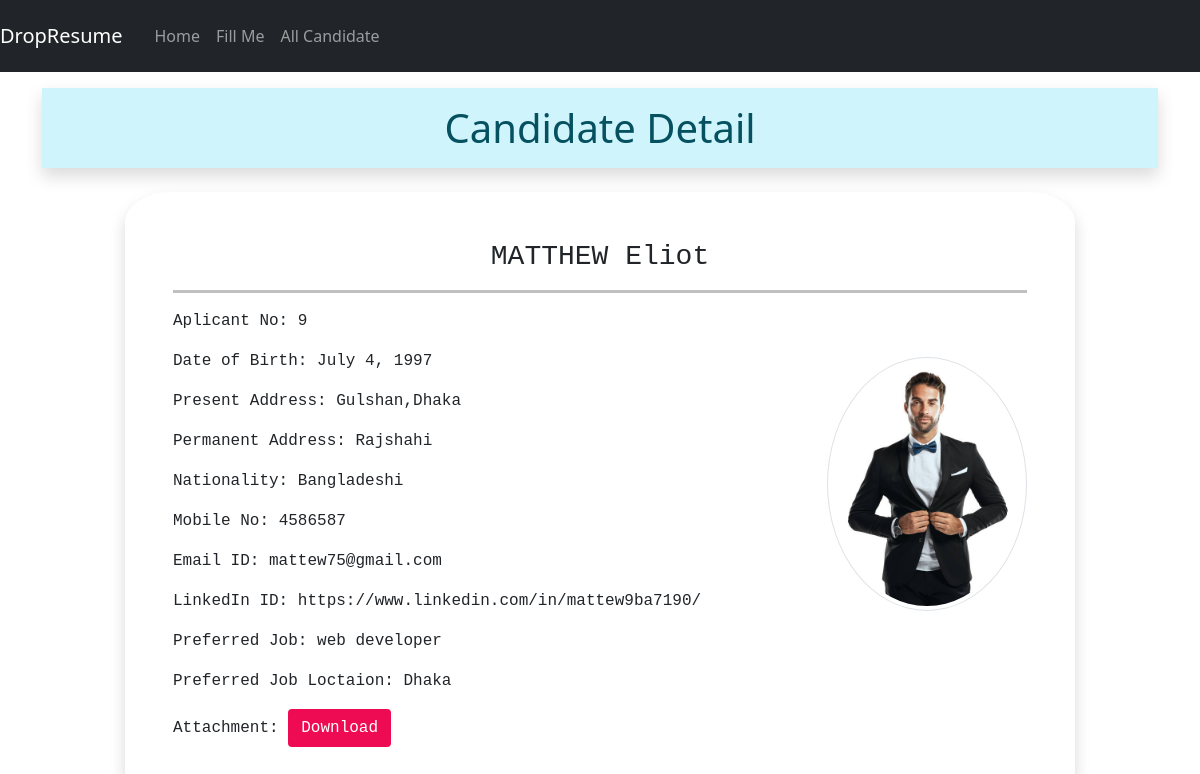
Screenshot of /9 with the database file from the repository.
### myapp/models.py (models this page shows)
class ResumeModel(models.Model):
    fname=models.CharField(max_length=200)
    lname=models.CharField(max_length=200)
    date_of_birth=models.DateField(auto_now=False, auto_now_add=False)
    gender=models.CharField(max_length=200)
    national=models.CharField(max_length=200)
    present_address=models.TextField()
    permanent_address=models.TextField()
    mobile=models.PositiveIntegerField()
    email=models.EmailField()
    job_type=models.CharField(choices=TYPE_CHOICE,max_length=100)
    preferred_job=models.CharField(max_length=250)
    job_city=models.CharField(choices=DIVISION_CHOICE, max_length=100)
    linkedin=models.URLField( blank=True)
    profile=models.ImageField(upload_to='profileimage', blank=True)
    my_file=models.FileField(upload_to='resumefile', blank=True)

### myapp/views.py (the view)
# urls.py: path('<int:pk>',views.Candidate.as_view(), name='candidate'),
class Candidate(View):
    def get(self, request,pk):
        info=ResumeModel.objects.get(id=pk)
        return render(request, 'myapp/candidate.html',{'info':info})

### myapp/templates/myapp/candidate.html (shortened to what this page needs)
{%extends 'myapp/base.html'%}
{% load static %}
{%block css%}<link rel="stylesheet" href="{% static 'myapp/css/style.css'%}"> {%endblock%}
{%block content%}
<div class="container">
    <h1 class="alert-info text-center p-3 shadow mb-4 mt-3 ">Candidate Detail</h1>
    <div class="row" >
        <div class="col-sm-10 shadow p-5 offset-sm-1 fontt" style="border-radius: 5%;">
            <h3 class="text-center">{{info.fname}}  {{info.lname}}</h3>
            <hr style="border-top: 3px solid rgb(8, 8, 8);">
            <img src="{{info.profile.url}}" alt="" class="img-fluid img-thumbnail mt-5 float-end rounded-circle" width="200", height="200">
            <p>Aplicant No: {{info.id}}</p>
            <p>Date of Birth: {{info.date_of_birth}}</p>
            <p>Present Address: {{info.present_address}}</p>
            <p>Permanent Address: {{info.permanent_address}}</p>
            <p>Nationality: {{info.national}}</p>
            <p>Mobile No: {{info.mobile}}</p>
            <p>Email ID:  {{info.email}}</p>
            <p>LinkedIn ID: {{info.linkedin}}</p>
            <p>Preferred Job: {{info.preferred_job}}</p>
            <p>Preferred Job Loctaion: {{info.job_city}}</p>
            <p>Attachment: <a href="{{info.my_file.url}}" class="btn customcolor">Download</a></p>
        </div>
    </div>
</div>
{%endblock%}

### myapp/static/myapp/css/style.css (style rules this page uses)
.customcolor { background-color:rgb(238, 11, 83); color: white; }
.fontt { font-family: "Lucida Console", "Courier New", monospace; }

### rows the page displays
ResumeModel: fname "MATTHEW", lname "Eliot", profile (picture), id "9", date_of_birth "July 4, 1997", present_address "Gulshan,Dhaka", permanent_address "Rajshahi", national "Bangladeshi", mobile "4586587", email "mattew75@gmail.com", linkedin "https://www.linkedin.com/in/mattew9ba7190/", preferred_job "web developer", job_city "Dhaka"
